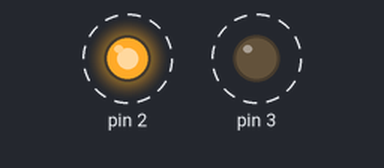
This sketch was run on a simulated Arduino Uno, built with avr-gcc and run on an emulated ATmega328P. Shown: output pins drawn as LEDs (lit = HIGH). Dashed ring = blinking.

Above: at 0.5 s.
Timing chart, 0 to 4.6 s (numbered marks = the images above):
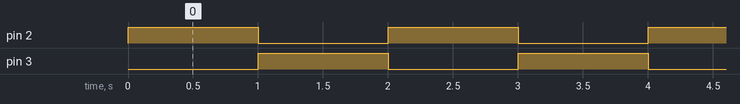

Measured:
- by itself, pin 2, pin 3: alternates HIGH for 1.0 s and LOW for 1.0 s

The sketch:

test_com.ino
```cpp
int range = 20;
float ref = 50.0;
int pressure = 50;
int sig = 1;

void setRef(int target){
  pressure = analogRead(A0);
  if(target + range/2 < pressure) {
    digitalWrite(3, HIGH);
  } else {
    digitalWrite(3, LOW);
  }
  if(target - range/2 > pressure) {
    digitalWrite(2, HIGH);
  } else {
    digitalWrite(2, LOW);
  }
}

void setup() {
    Serial.begin(9600); // ボーレートを9600に設定
    pinMode(2, OUTPUT);
    pinMode(3, OUTPUT);
    pinMode(A0, INPUT);
}

void loop() {
//    if (ref > 200) sig = -1;
//    else if (ref < 50) sig = 1;
//
//    ref += (sig*0.1);
//    setRef((int)ref);
//    Serial.println(ref);
//    Serial.println(pressure);
digitalWrite(3, LOW);
digitalWrite(2, HIGH);
delay(1000);
digitalWrite(2, LOW);
digitalWrite(3, HIGH);
delay(1000);
}
```
